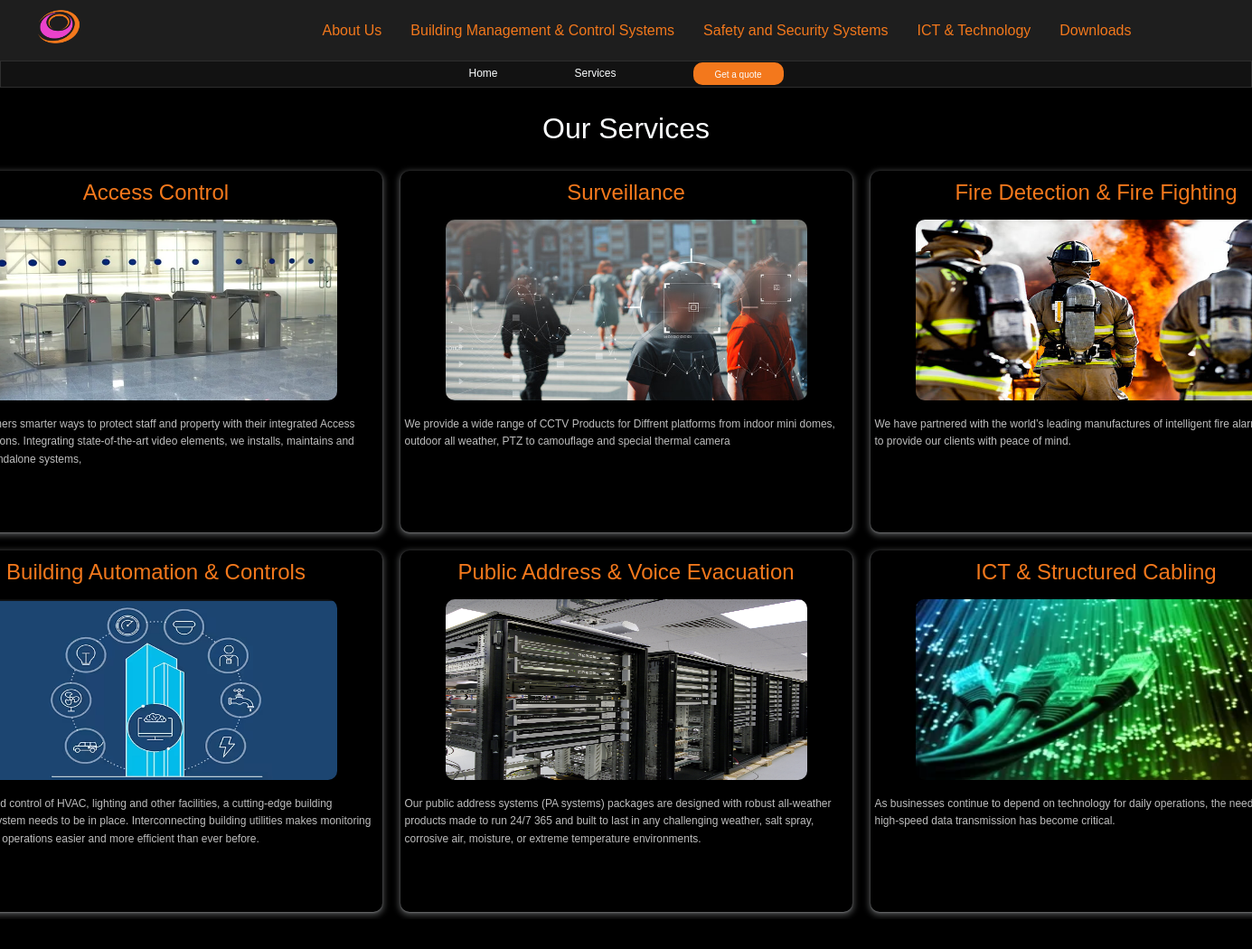
/services/, run on an earlier commit of the app's database.
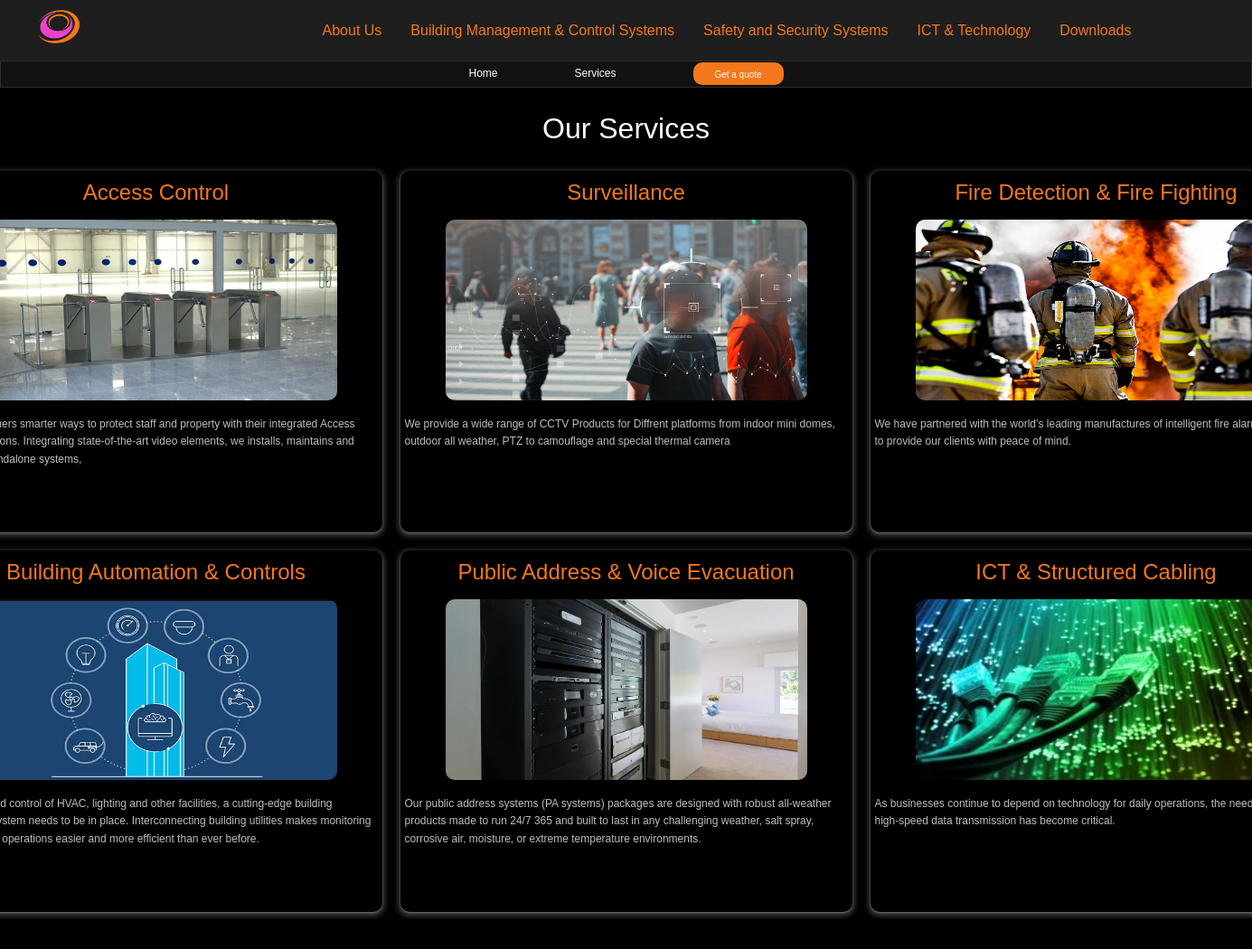
And on a later commit of the database.
### services/models.py (models this page shows, shortened)
class Service(models.Model):
    service_name = models.CharField(max_length = 250)
    slug = models.SlugField()
    intro = models.TextField(blank = True)
    service_image = models.ImageField(upload_to='images/', blank=True, null=True)
    service_details = models.TextField()
    """String rep of the model"""

### services/views.py (the view)
# urls.py: path('', include("services.urls")),
def services(request):
    services = Service.objects.all()
    context = {"services": services}
    return render(request, "services/services.html", context)

### services/templates/services/services.html (shortened to what this page needs)
<!DOCTYPE html>
<html lang="en">
<head>
    {% extends "services/base.html" %}
        {% block header %}
            <h1 class="heading">Our Services</h1>
        {% endblock header %}
        {% block content %}
            <div class="services_container">
                <ul class="services">
                    {% for service in services %}
                        <div class="service_container">
                            <li class="service_list">
                                <h2>
                                    <a href="{% url 'services:service' service.slug %}">{{service.service_name}}</a>
                                </h2>
                                {% if service.service_image %}
                                <a href="{% url 'services:service' service.slug %}">
                                    <img src="{{service.service_image.url}}" alt="images">
                                </a>
                                <p>{{service.intro}}</p>
                                {% endif %}
                            </li>
                        </div>
                    {% endfor %}
                </ul>
            </div>
        {% endblock content %}

What changed in the data, as far as the page shows it:
changed Service "Public Address & Voice Evacuation": service_image: a different picture
